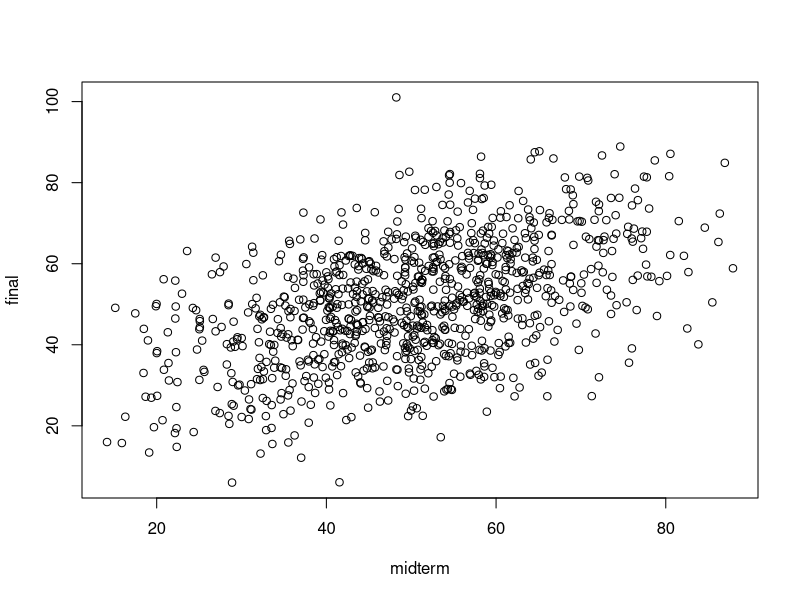

R code for this plot: (Note: this script raises an error after producing the figure.)
# XcYc + confounding ----
# a model of NO CAUSAL relationship, but significant beta


# 1000 students
# true ability: n(50, 10)
# midterm score = true ability + random1, n(0, 10)
# final score = true ability + random2, n(0, 10)

n <- 1000
true_ability <- rnorm(n, 50, 10)
noise_1 <- rnorm(n, 0, 10)
noise_2 <- rnorm(n, 0, 10)
midterm <- true_ability + noise_1
final <- true_ability + noise_2
exams <- data.frame(midterm, final)

plot(exams)
# do a reg 
lm_exam <- lm(final ~ midterm, data = exams)
summary(lm_exam)

# second reg, add confounder - true ability
exams_2 <- data.frame(midterm, final, true_ability)
lm_exam2 <- lm(final ~ true_ability + midterm, data = exams_2)
summary(lm_exam2)
# true ability remains, midterm gone


s